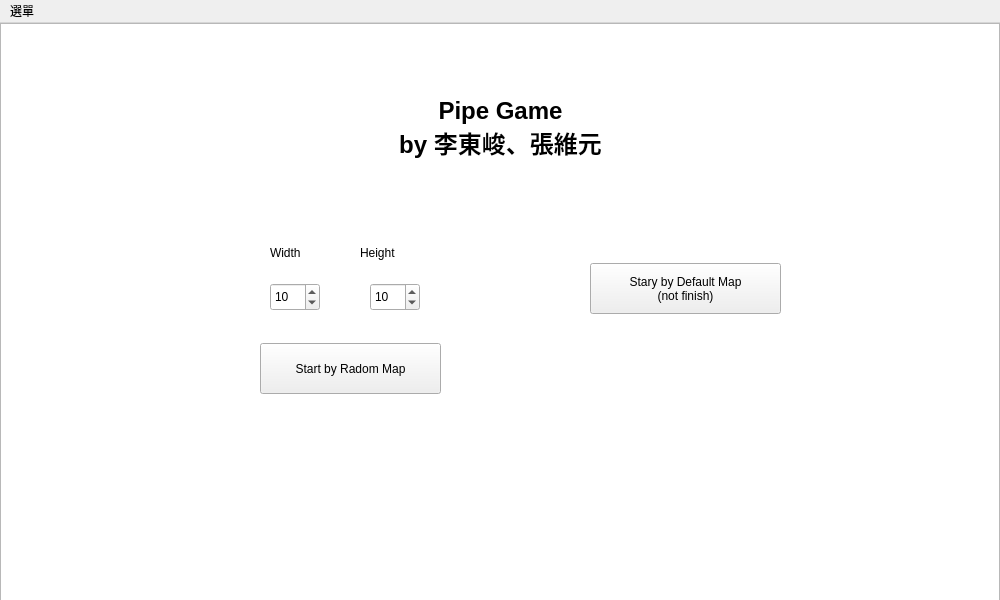
<?xml version="1.0" encoding="UTF-8"?>
<ui version="4.0">
 <class>MainWindow</class>
 <widget class="QMainWindow" name="MainWindow">
  <property name="geometry">
   <rect>
    <x>0</x>
    <y>0</y>
    <width>1000</width>
    <height>600</height>
   </rect>
  </property>
  <property name="windowTitle">
   <string>MainWindow</string>
  </property>
  <widget class="QWidget" name="centralwidget">
   <widget class="QGraphicsView" name="graphicsView">
    <property name="geometry">
     <rect>
      <x>0</x>
      <y>0</y>
      <width>1000</width>
      <height>800</height>
     </rect>
    </property>
   </widget>
   <widget class="QSpinBox" name="spinBox_width">
    <property name="geometry">
     <rect>
      <x>270</x>
      <y>260</y>
      <width>50</width>
      <height>28</height>
     </rect>
    </property>
    <property name="minimum">
     <number>3</number>
    </property>
    <property name="value">
     <number>10</number>
    </property>
   </widget>
   <widget class="QSpinBox" name="spinBox_height">
    <property name="geometry">
     <rect>
      <x>370</x>
      <y>260</y>
      <width>50</width>
      <height>28</height>
     </rect>
    </property>
    <property name="minimum">
     <number>3</number>
    </property>
    <property name="value">
     <number>10</number>
    </property>
   </widget>
   <widget class="QLabel" name="label_width">
    <property name="geometry">
     <rect>
      <x>270</x>
      <y>220</y>
      <width>63</width>
      <height>19</height>
     </rect>
    </property>
    <property name="text">
     <string>Width</string>
    </property>
   </widget>
   <widget class="QLabel" name="label_height">
    <property name="geometry">
     <rect>
      <x>360</x>
      <y>220</y>
      <width>63</width>
      <height>19</height>
     </rect>
    </property>
    <property name="text">
     <string>Height</string>
    </property>
   </widget>
   <widget class="QPushButton" name="pushButton_random">
    <property name="geometry">
     <rect>
      <x>260</x>
      <y>320</y>
      <width>181</width>
      <height>51</height>
     </rect>
    </property>
    <property name="text">
     <string>Start by Radom Map</string>
    </property>
   </widget>
   <widget class="QPushButton" name="pushButton_file">
    <property name="geometry">
     <rect>
      <x>590</x>
      <y>240</y>
      <width>191</width>
      <height>51</height>
     </rect>
    </property>
    <property name="text">
     <string>Stary by Default Map
(not finish)</string>
    </property>
   </widget>
   <widget class="QLabel" name="label__title">
    <property name="enabled">
     <bool>true</bool>
    </property>
    <property name="geometry">
     <rect>
      <x>340</x>
      <y>40</y>
      <width>321</width>
      <height>131</height>
     </rect>
    </property>
    <property name="font">
     <font>
      <pointsize>18</pointsize>
      <bold>true</bold>
     </font>
    </property>
    <property name="text">
     <string>Pipe Game
by 李東峻、張維元</string>
    </property>
    <property name="alignment">
     <set>Qt::AlignCenter</set>
    </property>
   </widget>
  </widget>
  <widget class="QMenuBar" name="menubar">
   <property name="geometry">
    <rect>
     <x>0</x>
     <y>0</y>
     <width>1000</width>
     <height>24</height>
    </rect>
   </property>
   <widget class="QMenu" name="menu">
    <property name="title">
     <string>選單</string>
    </property>
   </widget>
   <addaction name="menu"/>
  </widget>
 </widget>
 <resources/>
 <connections/>
</ui>
